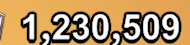
#> input picture debug_power.png, 190 x 45 px
$ python ocr_boost.py
#> lines starting #> are read from the running program, lines starting #| are printed output that depends on the picture; after the words box and inside, x2 and y2 are one past the last pixel; in counts of white or black regions, pixels touching at a corner belong together
#> in test_ocr, img is the input picture: shape (45, 190, 3); mean B, G, R 97.2, 143.2, 175.8
import cv2
import pytesseract
import re

# Укажи путь к Tesseract, если не добавлен в PATH
pytesseract.pytesseract.tesseract_cmd = r"C:\Program Files\Tesseract-OCR\tesseract.exe"

def clean(text):
    """
    Очищает результат OCR, извлекая число с запятой.
    """
    text = text.replace(".", ",")  # OCR часто путает запятую с точкой
    match = re.search(r"\d{1,3}(,\d{3})", text)
    return match.group(0) if match else text

def preprocess(img):
    """
    Преобразует изображение: оттенки серого, увеличение, сглаживание, бинаризация.
    """
    gray = cv2.cvtColor(img, cv2.COLOR_BGR2GRAY)
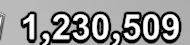
#> gray: shape (45, 190); min 0, max 255, mean 147.7
    resized = cv2.resize(gray, None, fx=2, fy=2, interpolation=cv2.INTER_LINEAR)
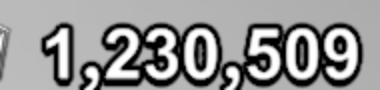
#> resized: shape (90, 380); min 0, max 255, mean 147.7
    blurred = cv2.medianBlur(resized, 3)
    _, thresh = cv2.threshold(blurred, 0, 255, cv2.THRESH_BINARY + cv2.THRESH_OTSU)
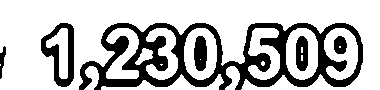
#> thresh: shape (90, 380); 73.4% white; 6 black regions, box (x1, y1, x2, y2) and area: (79, 23, 363, 90) 7157, (41, 23, 74, 87) 903, (194, 36, 207, 71) 381, (296, 36, 308, 71) 350, (334, 36, 347, 54) 189, (0, 46, 6, 79) 103
    return thresh

def test_ocr(img_path):
    """
    Тестирует OCR с разными режимами PSM и OEM.
    """
    img = cv2.imread(img_path)
    if img is None:
        print("❌ Изображение не найдено:", img_path)
        return

    processed = preprocess(img)

    print("📊 OCR тестирование:")
    for psm in [6, 7, 8, 11]:
        for oem in [1, 3]:
            config = f"--psm {psm} --oem {oem}"
            text = pytesseract.image_to_string(processed, lang="eng", config=config)
            result = clean(text.strip())
            print(f"🔧 PSM={psm}, OEM={oem} → {result}")

if __name__ == "__main__":
    test_ocr("debug_power.png")
#> (the call stopped at in test_ocr, `text = pytesseract.image_to_string(processed, lang="eng", config=config)`: pytesseract is not available in this run)
